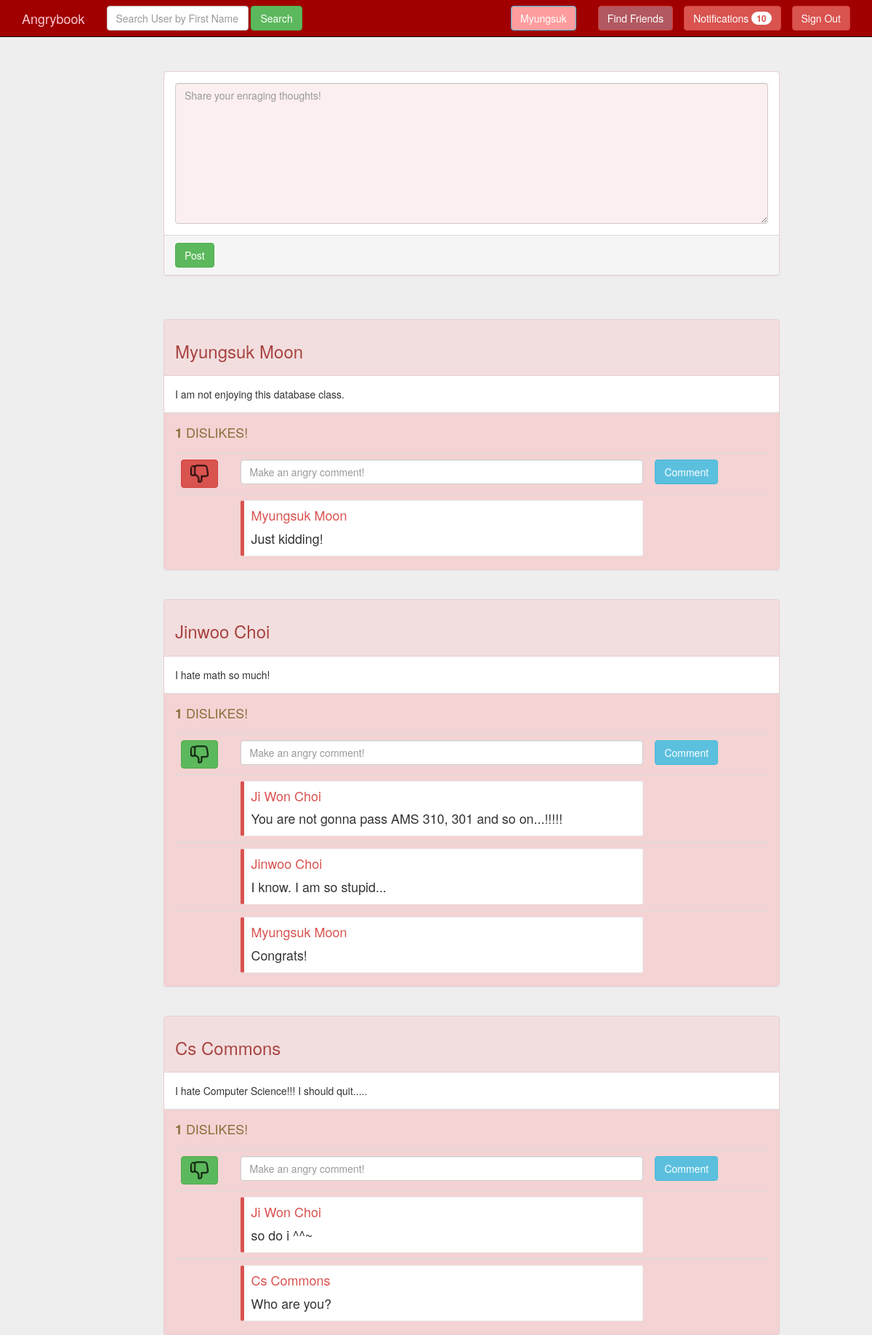
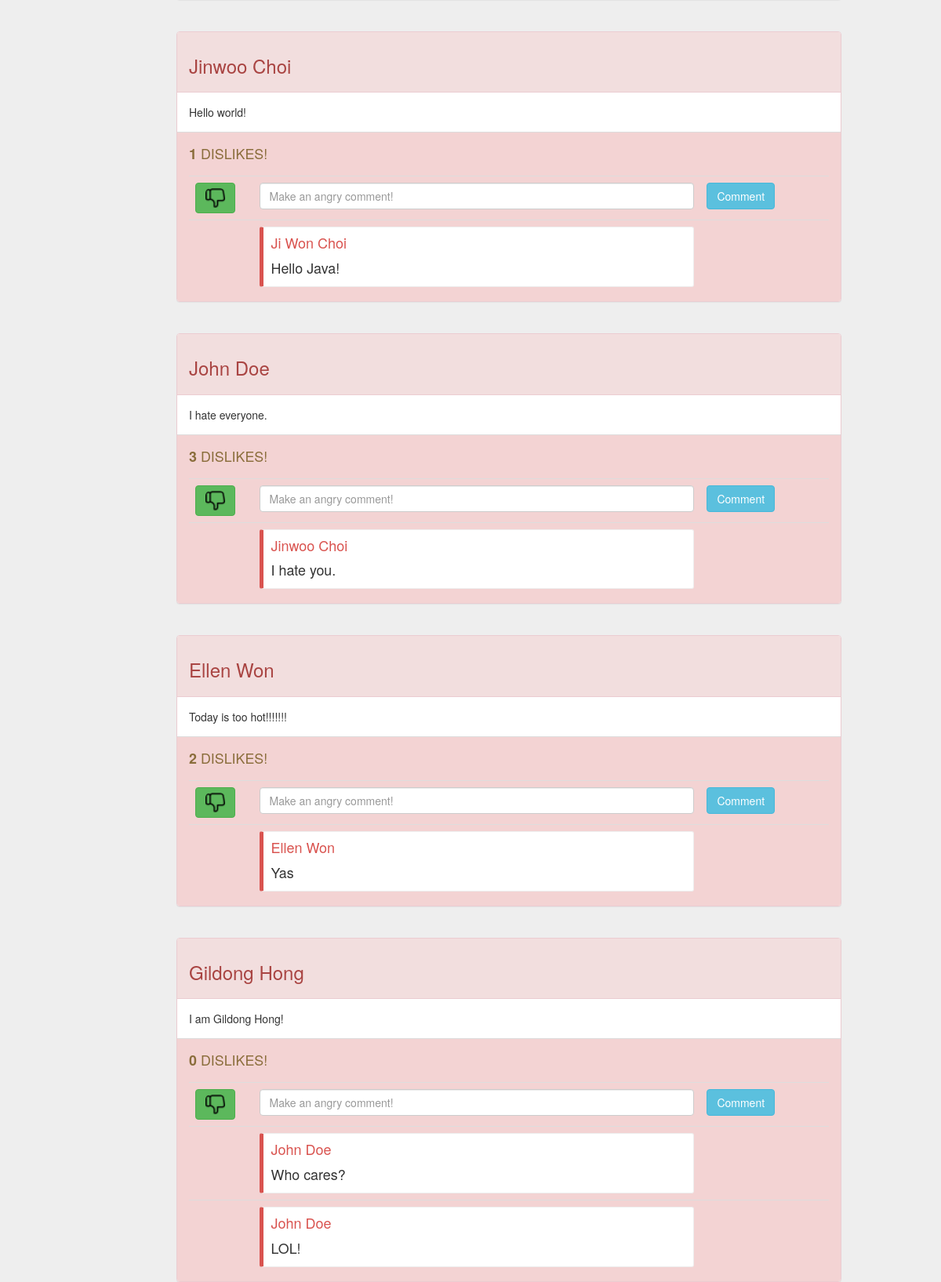
Screenshot of /timeLine.php (signed in, upper part) with the database file from the repository (2 pictures, top to bottom).
### tables this page shows
CREATE TABLE `Users` (
  `ID` varchar(20) NOT NULL,
  `password` varchar(50) NOT NULL,
  `firstName` varchar(20) NOT NULL,
  `lastName` varchar(20) NOT NULL,
  `city` varchar(20) DEFAULT NULL
);

CREATE TABLE `Posts` (
  `pid` int(11) NOT NULL,
  `content` varchar(500) NOT NULL,
  `disnum` int(11) NOT NULL DEFAULT '0'
);

CREATE TABLE `Comments` (
  `uid` varchar(20) NOT NULL,
  `pid` int(11) NOT NULL,
  `cid` int(11) NOT NULL,
  `content` varchar(400) NOT NULL
);

### html/timeLine.php (the view, shortened to what this page needs)
<!DOCTYPE html>
<html lang="en">
  <head>
    <link href="css/bootstrap.css" rel="stylesheet">
    <link href="css/jumbotron.css" rel="stylesheet">
  </head>
  <body>
    <nav class="navbar navbar-inverse navbar-fixed-top"style="background-color: #a00000;">
      <div class="container">
        <div class="navbar-header">
          <a class="navbar-brand" href="timeLine.php"style="color: #f7c8d0;">Angrybook</a>
        </div>
        <div id="navbar" class="navbar-collapse collapse">
          <form method="post" action="search.php" class="navbar-form navbar-left">
              <div class="form-group">
                  <input type="text" name="search" placeholder="Search User by First Name" class="form-control" required="required">
              </div>
              <button type="submit" class="btn btn-success">Search</button>
          </form>
          <form method="post" action="logout.php" class="navbar-form navbar-right">
              <button type="submit" class="btn btn-danger">Sign Out</button>
          </form>
          <?php include("notice.php"); ?>
              <div class='btn-group navbar-form navbar-right'>
                <button type="submit" class="btn btn-danger" onclick = "location.href = 'findfriends.php'" style="background-color: rgba(180,94,103,0.94)">Find Friends</button>
              </div>
          <div class='btn-group navbar-form navbar-right'>
              <button type="submit" class="btn btn-info" style="background-color: #ff9d9e" onclick = "location.href = 'personal.php?targetID=<?php echo $_SESSION['id']?>'" style = "border-color: #ffdadd"><?php echo $_SESSION['firstName'] ?></button>
           </div>
      </div>
    </nav>
    <div class="jumbotron" style="background-color: rgba(235, 235, 235, 0.85);">
      <div class="container">
<?php
    if (isset($_SESSION['login']) && $_SESSION['login'] == true) {
       $id = $_SESSION['id'];
        echo "<div class='row'>";
            echo "<div class='col-md-2'></div>";
            echo "<div class='col-md-9'>";
            $host = 'localhost';
            $user = 'cse305';
            $pw = '305final';
            $dbName = 'cse305';
            $mysqli = new mysqli($host, $user, $pw, $dbName);
            echo "<form method='post' action='timeLine.php'>";
            echo "<div class='panel panel-danger'>";
            echo "<div class='panel-body'><textarea class='form-control' placeholder='Share your enraging thoughts!' required='required' rows='9' style='background-color: #fcefef;' name='content'></textarea></div>";
            echo "<div class='panel-footer'><button type='submit' class='btn btn-success'>Post</button> </div>";
            echo "</div>";
            echo "</form>";
            $sql = "SELECT U.firstName, U.lastName, U.ID, P.content, P.disnum, P.pid FROM Users U, Posts P, Upload D  WHERE U.ID = D.uid AND P.pid = D.pid AND (U.ID = '$id' OR  U.ID IN (SELECT uid2 FROM FriendWith WHERE uid1 = '$id') ) ORDER BY P.pid DESC";
            $result = $mysqli->query($sql);
            echo "<br><br>";
            while($row = mysqli_fetch_array($result))
            {
                echo "<div class='panel panel-danger'>";
                echo " <div class='panel-heading'> <a href='personal.php?targetID=$row[2]'> <h3> $row[0] $row[1] </h3> </a> </div> ";
                $content = stripslashes($row[3]);
                echo "<div class='panel-body'>$content </div>";
                echo "<div class='panel-footer' style=\"background-color: #f3d3d3;\">";
                echo "<p class='text-warning'><small><strong>$row[4]</strong> DISLIKES! </small></p>";
                echo "<table  class='table' style='margin-bottom: 0px;'>";
                echo "<tr>";
                echo "<form method='post' action='timeLine.php'>";
                $sql = "SELECT * FROM dislike  WHERE uid = '$id' AND pid = $row[5];";
                $dislikeResult = $mysqli->query($sql);
                $dislikeRow = mysqli_fetch_array($dislikeResult);
                if($dislikeRow != null)
                {
                  echo "<td width='10%'><button type='submit' class='btn btn-danger'><img class='img-rounded' src='images/dislike.png'></button>  </td>";
                }
                else
                {
                  echo "<td width='10%'><button type='submit' class='btn btn-success'><img class='img-rounded' src='images/dislike.png'></button>  </td>";
                }
                echo "</form>";
                echo "<form method='post' action='timeLine.php'>";
                echo "<td width='70%'><input type='text' name='comment' placeholder='Make an angry comment!' class='form-control' required='required'>  </td>";
                echo "<td width='20%'><button type='submit' class='btn btn-info'>Comment</button></td>";
                echo "</tr>";
                $sql = "SELECT U.firstName, U.lastName, C.content, C.uid FROM Comments C, Users U WHERE C.pid = $row[5] AND C.uid = U.ID;";
                $commentResult = $mysqli->query($sql);
                while($commentRow = mysqli_fetch_array($commentResult))
                {
                  echo "<tr>";
                  echo "<td width='10%'></td>";
                  echo "<td width='70%'>";
                  echo "<div class='bs-callout bs-callout-danger' style='background:white'>";
                  echo "<a href='personal.php?targetID=$commentRow[3]'> <h4>$commentRow[0] $commentRow[1] ";
                  echo "</h4></a>";
                  $comment = stripslashes($commentRow[2]);
                  echo "<p><small>$comment</small></p>";
                  echo "</div>";
                  echo "</td>";
                  echo "<td width='20%'></td>";
                  echo "</tr>";
                }
                echo "</table>";
                echo "</div>";
                echo "</div>";
                echo "<br>";
            }
            echo "</div>";
        echo "</div>";
    }
    else {
        header("Location: login.php");
    }
?>
      </div>
    </div>
  </body>
</html>

### html/css/jumbotron.css (style rules this page uses)
body { padding-top: 50px; padding-bottom: 20px; }

### rows the page displays
users: firstName "Myungsuk", lastName "Moon", posts.content "I am not enjoying this database class.", posts.disnum "1"
comments: uid.firstName "Myungsuk", uid.lastName "Moon", content "Just kidding!"
users: firstName "Jinwoo", lastName "Choi", posts.content "I hate math so much!", posts.disnum "1", posts.content "Hello world!"
comments: uid.firstName "Ji Won", uid.lastName "Choi", content "You are not gonna pass AMS 310, 301 and so on...!!!!!"
comments: uid.firstName "Jinwoo", uid.lastName "Choi", content "I know. I am so stupid..."
comments: uid.firstName "Myungsuk", uid.lastName "Moon", content "Congrats!"
users: firstName "Cs", lastName "Commons", posts.content "I hate Computer Science!!! I should quit.....", posts.disnum "1"
comments: uid.firstName "Ji Won", uid.lastName "Choi", content "so do i ^^~"
comments: uid.firstName "Cs", uid.lastName "Commons", content "Who are you?"
comments: uid.firstName "Ji Won", uid.lastName "Choi", content "Hello Java!"
users: firstName "John", lastName "Doe", posts.content "I hate everyone.", posts.disnum "3"
comments: uid.firstName "Jinwoo", uid.lastName "Choi", content "I hate you."
users: firstName "Ellen", lastName "Won", posts.content "Today is too hot!!!!!!!", posts.disnum "2"
comments: uid.firstName "Ellen", uid.lastName "Won", content "Yas"
users: firstName "Gildong", lastName "Hong", posts.content "I am Gildong Hong!", posts.disnum "0"
comments: uid.firstName "John", uid.lastName "Doe", content "Who cares?"
comments: uid.firstName "John", uid.lastName "Doe", content "LOL!"

### other values shown
$numrows "10"
$_SESSION['firstName'] "Myungsuk"
